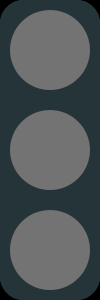
#> input picture assets/stoplight.png, 100 x 300 px
$ python 'this the real main.py'
#> lines starting #> are read from the running program, lines starting #| are printed output that depends on the picture; after the words box and inside, x2 and y2 are one past the last pixel; in counts of white or black regions, pixels touching at a corner belong together
import cv2
import numpy as np
from datetime import datetime

class FaceDetectionCrossing:
    def __init__(self, min_faces=1):
        self.min_faces = min_faces
        self.face_cascade = cv2.CascadeClassifier(
            cv2.data.haarcascades + 'haarcascade_frontalface_default.xml'
        )

    def detect_faces(self, frame):
        gray = cv2.cvtColor(frame, cv2.COLOR_BGR2GRAY)
        faces = self.face_cascade.detectMultiScale(
            gray, scaleFactor=1.1, minNeighbors=5, minSize=(30, 30)
        )
        return faces

class CarDetection:
    def __init__(self):
        self.car_cascade = cv2.CascadeClassifier("cars_haar.xml")  # <<< MODIFY: your car cascade path

    def detect_cars(self, frame):
        gray = cv2.cvtColor(frame, cv2.COLOR_BGR2GRAY)
        cars = self.car_cascade.detectMultiScale(
            gray, scaleFactor=1.1, minNeighbors=3, minSize=(60, 60)
        )
        return cars

def overlay_image(base, overlay, pos=(0, 0)):
    x, y = pos
    h, w = overlay.shape[:2]

    if y + h > base.shape[0] or x + w > base.shape[1]:
        return base

    if overlay.shape[2] == 4:
        alpha_overlay = overlay[:, :, 3] / 255.0
        alpha_base = 1.0 - alpha_overlay
        for c in range(0, 3):
            base[y:y+h, x:x+w, c] = (
                alpha_overlay * overlay[:, :, c] + alpha_base * base[y:y+h, x:x+w, c]
            )
    else:
        base[y:y+h, x:x+w] = overlay

    return base

def main():
    cap = cv2.VideoCapture("newest.mp4")
    # cap = cv2.VideoCapture("D:\\Recordings (2023)\\New Recordings\\2025-11-17 21-07-10.mp4")
    # cap = cv2.VideoCapture("D:\\Recordings (2023)\\New Recordings\\2025-11-17 20-21-24.mp4")
    detector = FaceDetectionCrossing(min_faces=1)
    car_detector = CarDetection()

    if not cap.isOpened():
        print("Error: Cannot open video")
        return

    # Load assets
    base_img = cv2.imread("assets/stoplight.png", cv2.IMREAD_UNCHANGED)
#> base_img is the input picture: shape (300, 100, 4); mean B, G, R, A 85.2, 82.8, 75.6, 250.8
    light_red = cv2.imread("assets/red.png", cv2.IMREAD_UNCHANGED)
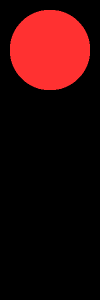
#> input picture assets/red.png, 100 x 300 px
#> light_red is the input picture: shape (300, 100, 4); mean B, G, R, A 8.3, 8.3, 43.2, 42.7
    light_yellow = cv2.imread("assets/yellow.png", cv2.IMREAD_UNCHANGED)
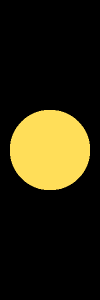
#> input picture assets/yellow.png, 100 x 300 px
#> light_yellow is the input picture: shape (300, 100, 4); mean B, G, R, A 15.1, 37.6, 43.2, 42.7
    light_green = cv2.imread("assets/green.png", cv2.IMREAD_UNCHANGED)

    # Light timing
    RED_DURATION = 25
    GREEN_DURATION = 25
    YELLOW_DURATION = 2
    NO_FACE_LIMIT = 5
    NO_CAR_LIMIT = 5

    green_started = False
    red_started = False
    state = "red"
    previous_state = "red"
    last_change = datetime.now()
    last_face_time = datetime.now()
    last_car_time = datetime.now()
    green_no_car_start = datetime.now()

    print("Traffic Light Started (Press 'q' to quit)")

    while True:
        ret, frame = cap.read()
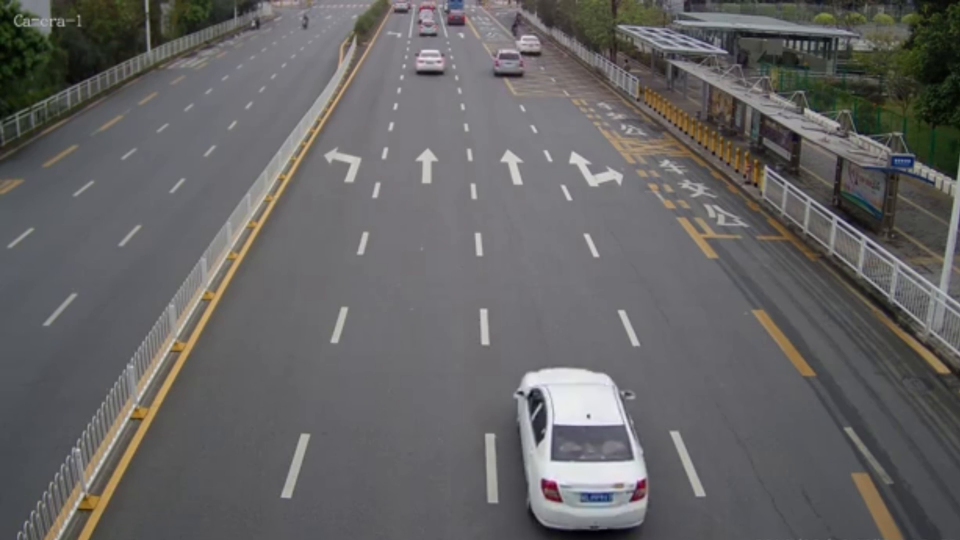
#> input picture frame 84 of newest.mp4, 1920 x 1080 px (shown at 1/2 size)
#> frame is the input picture: shape (1080, 1920, 3); mean B, G, R 99.8, 99.5, 100.9
        if not ret:
            break
        frame = cv2.resize(frame, (int(1920 * 0.6), int(1080 * 0.6)))
#> frame: shape (648, 1152, 3)
        now = datetime.now()
        elapsed = (now - last_change).total_seconds()

        # ---- FACE DETECTION ----
        faces = detector.detect_faces(frame)
#> in detect_faces, `faces = self.face_cascade.detectMultiScale( gray, scaleFactor=1.1, min..`: faces = ()
#> faces = ()
        num_faces = len(faces)
#> num_faces = 0
        for (x, y, w, h) in faces:
            cv2.rectangle(frame, (x, y), (x+w, y+h), (0, 255, 0), 2)
#> this loop made 0 passes

        if num_faces > 0:
            last_face_time = now

        # ---- CAR DETECTION ----
        cars = car_detector.detect_cars(frame)
#> in detect_cars, `cars = self.car_cascade.detectMultiScale( gray, scaleFactor=1.1, minNe..`: cars = [[482, 31, 66, 66], [639, 509, 137, 137]]
#> cars = [[482, 31, 66, 66], [639, 509, 137, 137]]
        cars = [(x, y, w, h) for (x, y, w, h) in cars if y > 450]
#> cars = [(639, 509, 137, 137)]

        # <<< MODIFIED: remove cars overlapping faces >>>
        filtered_cars = []
        for (cx, cy, cw, ch) in cars:
            overlap = False
            for (fx, fy, fw, fh) in faces:
                if (cx < fx + fw and cx + cw > fx and cy < fy + fh and cy + ch > fy):
                    overlap = True
                    break
            if not overlap:
                filtered_cars.append((cx, cy, cw, ch))
#> this loop made 1 pass
#> after the loop, filtered_cars = [(639, 509, 137, 137)]
        cars = filtered_cars

        num_cars = len(cars)
#> num_cars = 1
        for (x, y, w, h) in cars:
            cv2.rectangle(frame, (x, y), (x+w, y+h), (255, 0, 0), 2)
#> this loop made 1 pass
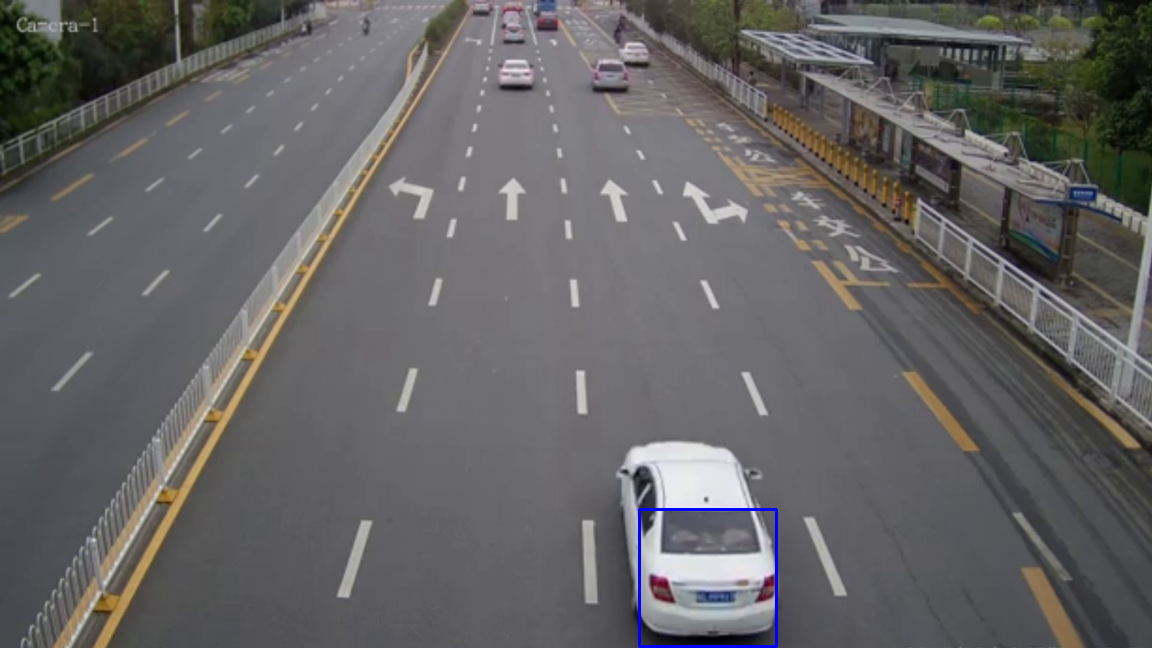
#> frame: shape (648, 1152, 3); mean B, G, R 100, 99.3, 100.6

        if num_cars > 0:
            last_car_time = now

        # ---- LOGIC ----
        if state == "red":
            if not red_started:
                red_no_face_start = now
                red_started = True

            if num_faces > 0:
                red_no_face_start = now

            no_face_elapsed = (now - red_no_face_start).total_seconds()
            print(f"current state: {state}: {previous_state}: {no_face_elapsed}")
            print(no_face_elapsed >= NO_FACE_LIMIT and num_cars > 0)
#| False

            if no_face_elapsed >= NO_FACE_LIMIT and num_cars > 0:
                previous_state = "red"
                state = "yellow"
                last_change = now
                red_started = False

            elif elapsed >= RED_DURATION:
                previous_state = "red"
                state = "yellow"
                last_change = now
                red_started = False

        elif state == "yellow":
            print(f"current state: {state}: {previous_state}")
            if elapsed >= YELLOW_DURATION:
                if previous_state == "red":
                    state = "green"
                else:
                    state = "red"
                previous_state = "yellow"

                last_change = now

        elif state == "green":

            if not green_started:
                green_no_car_start = now
                green_started = True

            if num_cars > 0:
                green_no_car_start = now

            no_car_elapsed = (now - green_no_car_start).total_seconds()

            if no_car_elapsed >= NO_CAR_LIMIT and num_faces > 0:
                previous_state = "green"
                state = "yellow"
                last_change = now
                green_started = False

            elif elapsed >= GREEN_DURATION:
                previous_state = "green"
                state = "yellow"
                last_change = now
                green_started = False

        # ---- TIMER ----
        if state == "red":
            remaining = RED_DURATION - elapsed if elapsed < RED_DURATION else 0
        elif state == "green":
            remaining = GREEN_DURATION - elapsed if elapsed < GREEN_DURATION else 0
        else:
            remaining = YELLOW_DURATION - elapsed if elapsed < YELLOW_DURATION else 0

        timer_text = f"{state.upper()} - {int(max(remaining, 0))}s"
        cv2.putText(frame, timer_text, (10, 30), cv2.FONT_HERSHEY_SIMPLEX,
                    1, (0, 255, 0), 2)
#> frame: shape (648, 1152, 3); 0.14% of pixels changed, all inside (x1, y1, x2, y2) = (13, 8, 185, 32)

        # ---- STOPLIGHT OVERLAY ----
        h, w, _ = frame.shape
#> h = 648; w = 1152
        light_x = w - 100
#> light_x = 1052
        light_y = 20

        stoplight = base_img.copy()
        if state == "red":
            stoplight = overlay_image(stoplight, light_red)
        elif state == "yellow":
            stoplight = overlay_image(stoplight, light_yellow)
        elif state == "green":
            stoplight = overlay_image(stoplight, light_green)

        frame = overlay_image(frame, stoplight, (light_x, light_y))
#> call 2 of overlay_image, with pos = (1052, 20)
#> in overlay_image (call 2), `alpha_overlay = overlay[:, :, 3] / 255.0`:
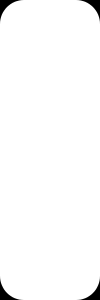
#> alpha_overlay: shape (300, 100) float64; min 0, max 1, mean 0.983
#> after the loop in overlay_image (call 2), `for c in range(0, 3):`:
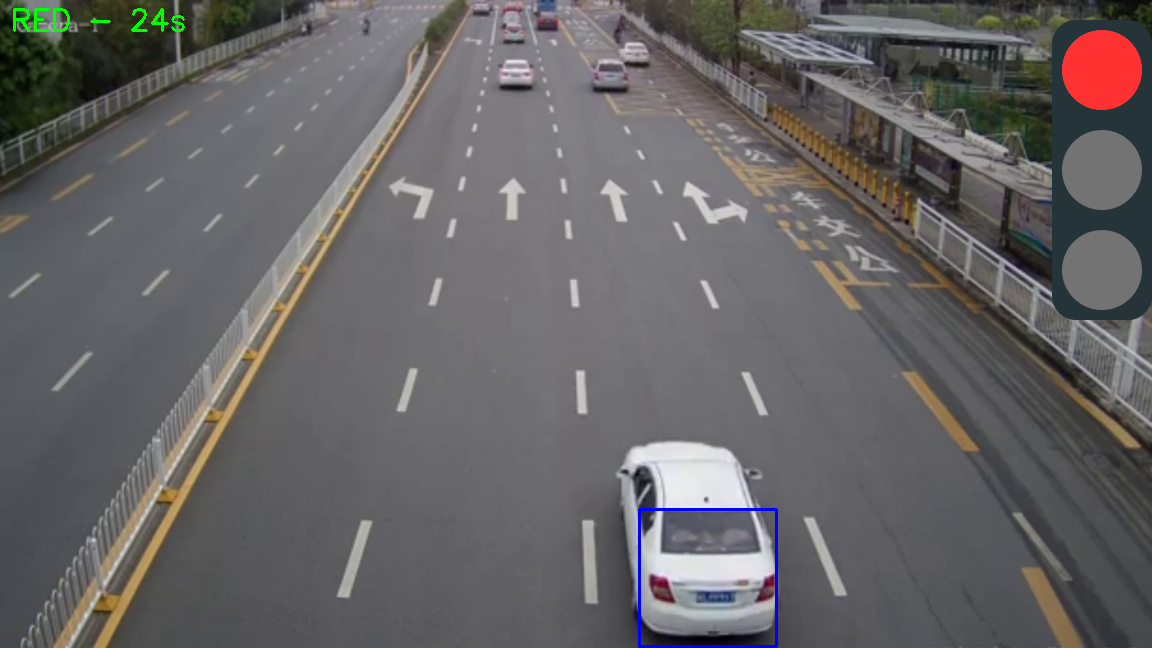
#> base: shape (648, 1152, 3); mean B, G, R 100.9, 99.9, 102.1

        # ---- INFO ----
        info = f"Faces: {num_faces} | Cars: {num_cars}"
#> info = 'Faces: 0 | Cars: 1'
        cv2.putText(frame, info, (10, 70), cv2.FONT_HERSHEY_SIMPLEX,
                    0.7, (255, 255, 255), 2)
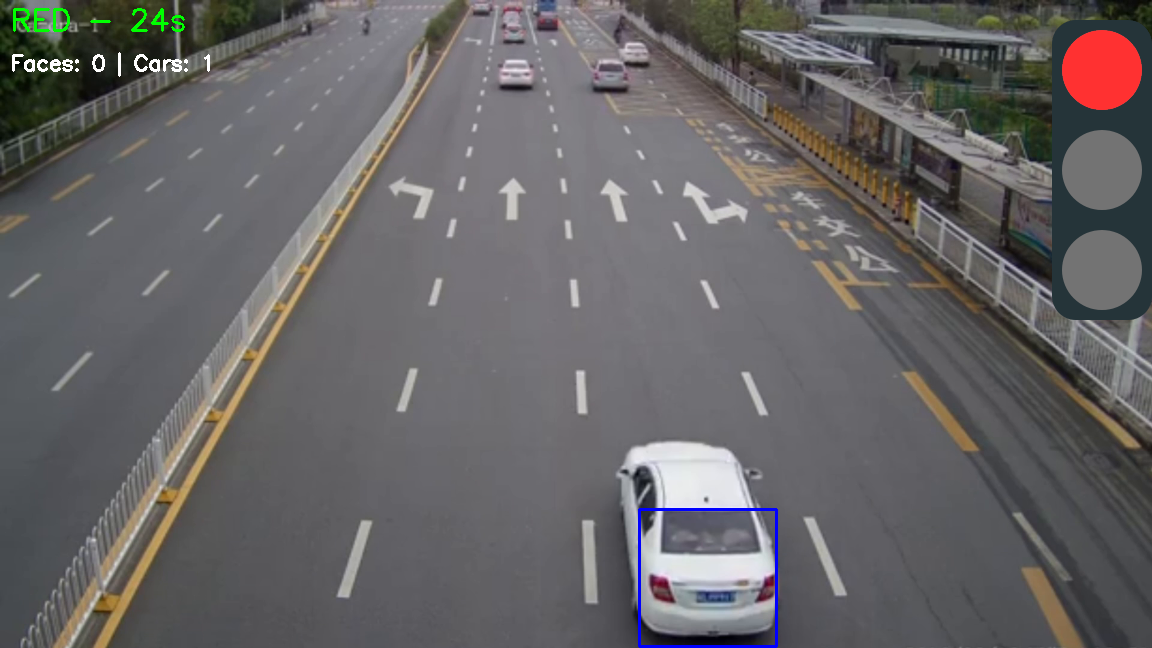
#> frame: shape (648, 1152, 3); 0.15% of pixels changed, all inside (x1, y1, x2, y2) = (12, 52, 210, 77)

        cv2.imshow("Face + Car Detection Crossing", frame)

        if cv2.waitKey(1) & 0xFF == ord('q'):
#> (key q is pressed here)
            break

    cap.release()
    cv2.destroyAllWindows()
    print("Stopped")

if __name__ == "__main__":
    main()
